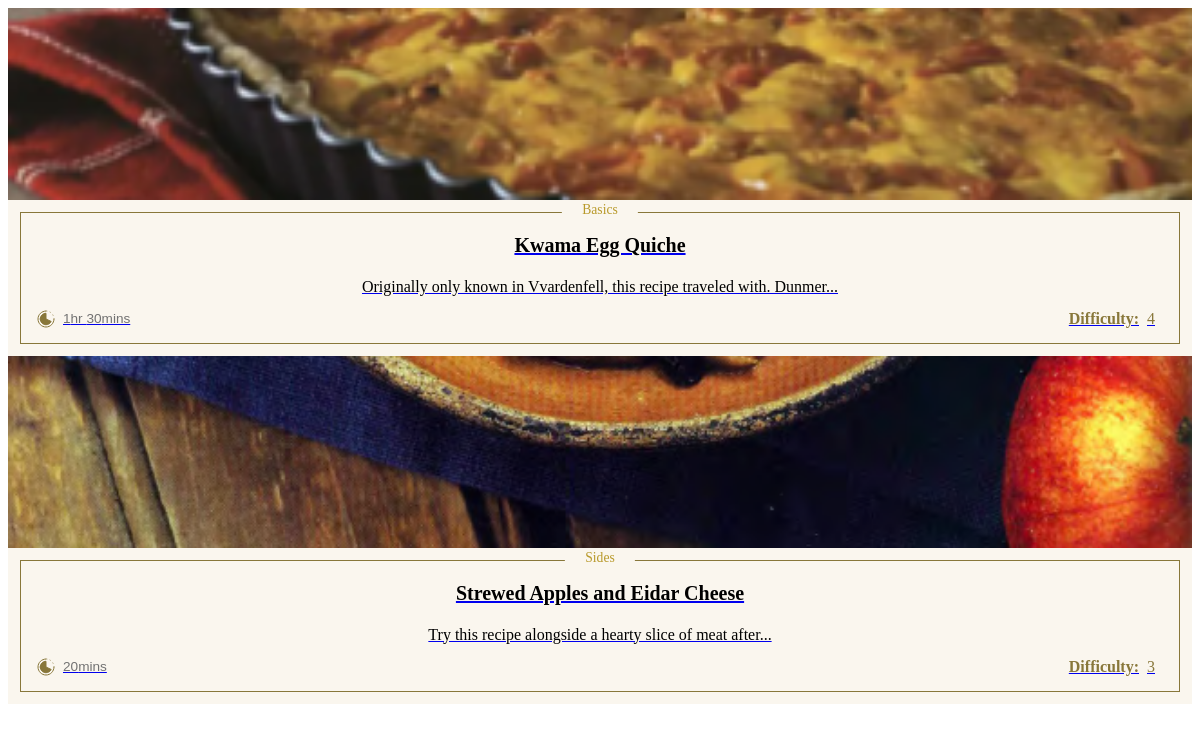
Screenshot of /Beta/injection/card.php with the database file from the repository.
### tables this page shows
CREATE TABLE `recipe` (
  `r_ID` int(11) NOT NULL,
  `r_title` varchar(128) NOT NULL,
  `r_imgName` varchar(128) NOT NULL,
  `r_difficulty` int(11) NOT NULL,
  `r_region` varchar(128) NOT NULL,
  `r_type` varchar(128) NOT NULL,
  `r_prepTime` int(11) NOT NULL,
  `r_cookTime` int(11) NOT NULL,
  `r_origin` text NOT NULL,
  `r_ingredients` text NOT NULL,
  `r_steps` text NOT NULL
);

### Beta/injection/card.php (the view, shortened to what this page needs)
<?php
$sql = "SELECT * FROM recipe;";
$result = mysqli_query($conn,$sql);
$resultCheck = mysqli_num_rows($result);
if($resultCheck>0){
    while ($row = mysqli_fetch_assoc($result)) {
        $time = $row["r_prepTime"] + $row["r_cookTime"];
        card_gen($row["r_ID"], $row["r_title"], $row['r_imgName'], $row["r_type"], $row['r_origin'], $time, $row['r_difficulty']);
    }
}
function card_gen($ID, $title, $imgName, $type, $originOg, $time, $difficulty){
    $hr = (int)($time / 60);
    $mins = $time % 60;
    $originExplode = explode(" ", $originOg);
    $origin = "";
    for($i = 0; $i < 10; $i++){
        $origin = $origin . " " . $originExplode[$i];
    }
    $origin = $origin . "...";
    echo "<a href=\"./detail_recipe.php?id=". $ID ."\" class=\"card\">";
    echo "<div class=\"thumbnail_img\" style=\"background-image: url(./img/recipe_img/" . $imgName . ");\"></div>";
    echo "<div class=\"description_container\">";
    echo "<div class=\"tag\">" . $type . "</div>";
    echo "<div class=\"content_box\">";
    echo "<div class=\"title\"><h1>" . $title . "</h1></div>";
    echo "<p>" . $origin . "</p>";
    echo "<div class=\"desc_bot\">";
    echo "<div class=\"time\">";
    echo "<img src=\"./img/timer_icon.svg\" alt=\"Cooking Time\">";
    echo "<p>";
    if (!($hr == 0)){
        echo $hr . "hr ";
    }
    echo $mins . "mins</p>";
    echo "</div>";
    echo "<div class=\"difficulty\">";
    echo "<p><b>Difficulty:</b>" . $difficulty . "</p>";
    echo "</div>";
    echo "</div>";
    echo "</div>";
    echo "</div>";
    echo "</a>";
}
?>
<link rel="stylesheet" href="./injection/css/card.css">

### Beta/injection/css/card.css (style rules this page uses)
.card { max-width: 80vw; max-height: 100vw; width: 350px; cursor: pointer; }
.card * { color: black; }
.thumbnail_img { width: 100%; height: 12em; background-size: cover; background-repeat: no-repeat; background-position: bottom; }
.description_container { background-color: #FAF6EE; padding: .75em; position: relative; }
.content_box { border: 1px #88773A solid; padding: .5em 1em; display: flex; flex-direction: column; align-items: center; }
.content_box h1 { text-align: center; font-size: 1.25em; font-style: bolder; font-weight: bold; }
.content_box p { font-family: 'EB Garamond', serif; font-weight: normal; line-height: 1em; margin: .5em 0; }
.desc_bot { width: 100%; display: flex; justify-content: space-between; flex-direction: row; align-items: center; }
.time { display: flex; align-items: center; }
.time p { font-family: Arial, Helvetica, sans-serif; font-size: .85em; margin: 0; color: #727272; }
.time img { padding-right: .5em; }
.difficulty { display: flex; align-items: center; }
.difficulty p, .difficulty b { font-family: trajan, trajan-pro-3, Garamond; font-size: 1em; margin-right: .5em; color: #88773A; }
.tag { position: absolute; font-family: 'EB Garamond', serif; font-size: .85em; color: #B8992A; top: 0; left: 50%; margin-top: .75em; transform: translate(-50%, -50%); padding: 0 1.5em; background-color: #FAF6EE; }

### rows the page displays
recipe: r_imgName (picture), r_type "Basics", r_title "Kwama Egg Quiche", origin "Originally only known in Vvardenfell, this recipe traveled with. Dunmer...", mins "30", r_difficulty "4"
recipe: r_imgName (picture), r_type "Sides", r_title "Strewed Apples and Eidar Cheese", origin "Try this recipe alongside a hearty slice of meat after...", mins "20", r_difficulty "3"
